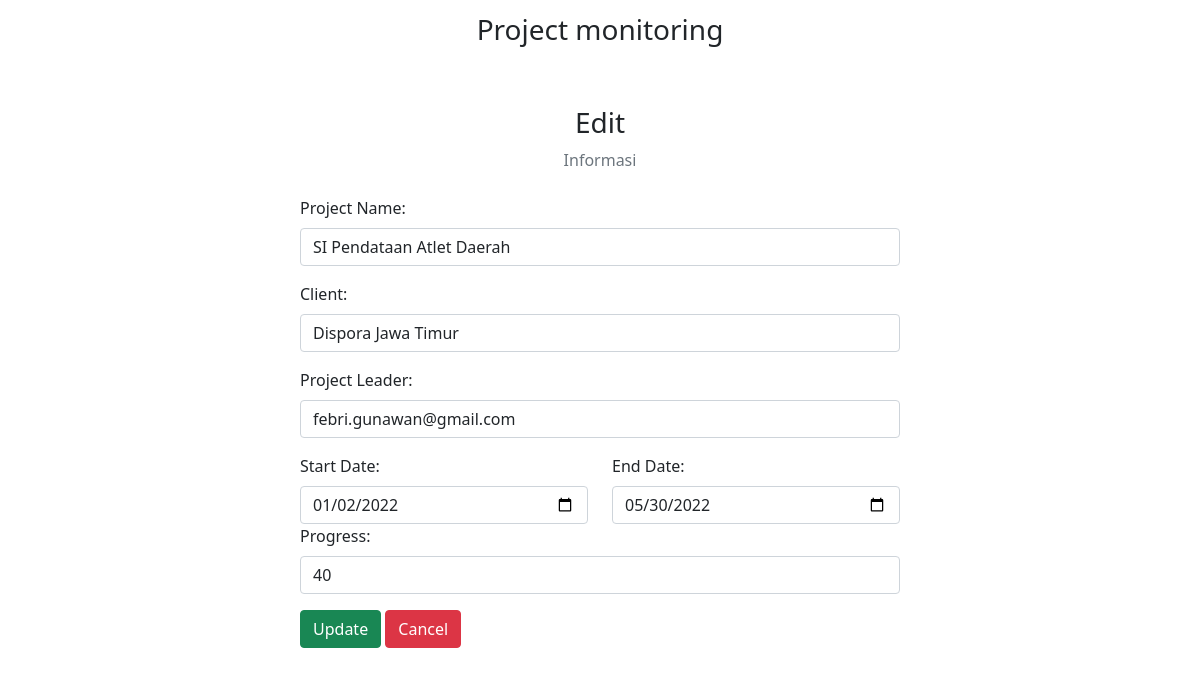
The app's page /edit.php?id=4 with its own data.
### tables this page shows
CREATE TABLE `project` (
  `id` int(100) NOT NULL,
  `Project Name` varchar(100) NOT NULL,
  `Client` varchar(100) NOT NULL,
  `Project Leader` varchar(100) NOT NULL,
  `Start Date` date NOT NULL,
  `End Date` date NOT NULL,
  `Progress` int(100) NOT NULL
);

### edit.php (the view, shortened to what this page needs)
<?php
include "db_conn.php";
$id = $_GET['id'];
?>
<!DOCTYPE html>
<html lang="en">
<head>
    <link href="https://cdn.jsdelivr.net/npm/bootstrap@5.0.2/dist/css/bootstrap.min.css" rel="stylesheet">
    <link rel="stylesheet" href="https://cdnjs.cloudflare.com/ajax/libs/font-awesome/6.1.1/css/all.min.css" />
</head>
<body>
    <nav class="navbar navbar-light justify-content-center fs-3 mb-5">
        Project monitoring
</nav>
<div class="container">
    <div class="text-center mb-4">
    <h3>  Edit </h3>
    <p class="text-muted">Informasi</p>
    </div>
    <?php
    $sql = "SELECT * FROM `project` WHERE id = $id LIMIT 1";
    $result = mysqli_query($conn, $sql);
    $row = mysqli_fetch_assoc($result);
    ?>
<div class="container d-flex justify-content-center">
    <form action="" method="post" style="width:50vw; min-width:300px;">
    <div class="row">
        <div class="mb-3">
            <label class="form-label"> Project Name:</label>
            <input type="text" class="form-control" name="project_name" value="<?php echo $row ['Project Name']?>">
        </div>
        <div class="mb-3">
            <label class="form-label"> Client:</label>
            <input type="text" class="form-control" name="client" value="<?php echo $row ['Client']?>">
        </div>
        <div class="mb-3">
            <label class="form-label"> Project Leader:</label>
            <input type="email" class="form-control" name="email" value="<?php echo $row ['Project Leader']?>">
        </div>
        <div class="col">
            <label class="form-label"> Start Date:</label>
            <input type="date" class="form-control" name="start_date" value="<?php echo $row ['Start Date']?>">
        </div>
        <div class="col">
            <label class="form-label"> End Date:</label>
            <input type="date" class="form-control" name="end_date" value="<?php echo $row ['End Date']?>">
        </div>
        <div class="mb-3">
            <label class="form-label"> Progress:</label>
            <input type="text" class="form-control" name="progress" value="<?php echo $row ['Progress']?>">
        </div>
        <div>
            <button type="submit" class="btn btn-success" name="submit">Update</button>
            <a href="index.php" class="btn btn-danger">Cancel</a>
        </div>
</form>
    </div>
</div>
</body>
</html>

### records on screen
project: project_name "SI Pendataan Atlet Daerah", client "Dispora Jawa Timur", email "febri.gunawan@gmail.com", start_date "01/02/2022", end_date "05/30/2022", progress "40"
